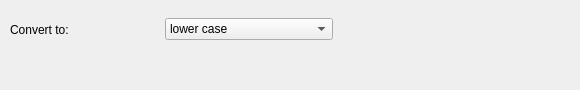
<?xml version="1.0" encoding="UTF-8"?>
<ui version="4.0">
 <class>TransformOperator_Case</class>
 <widget class="QWidget" name="TransformOperator_Case">
  <property name="geometry">
   <rect>
    <x>0</x>
    <y>0</y>
    <width>580</width>
    <height>90</height>
   </rect>
  </property>
  <property name="sizePolicy">
   <sizepolicy hsizetype="Preferred" vsizetype="Minimum">
    <horstretch>0</horstretch>
    <verstretch>0</verstretch>
   </sizepolicy>
  </property>
  <property name="windowTitle">
   <string>Form</string>
  </property>
  <widget class="QWidget" name="">
   <property name="geometry">
    <rect>
     <x>10</x>
     <y>10</y>
     <width>323</width>
     <height>39</height>
    </rect>
   </property>
   <layout class="QHBoxLayout" name="horizontalLayout">
    <item>
     <widget class="QLabel" name="label_ConvertTo">
      <property name="text">
       <string>Convert to:</string>
      </property>
     </widget>
    </item>
    <item>
     <widget class="QComboBox" name="modeComboBox">
      <item>
       <property name="text">
        <string>lower case</string>
       </property>
      </item>
      <item>
       <property name="text">
        <string>UPPER CASE</string>
       </property>
      </item>
      <item>
       <property name="text">
        <string>Title Case</string>
       </property>
      </item>
      <item>
       <property name="text">
        <string>First character uppercase</string>
       </property>
      </item>
     </widget>
    </item>
   </layout>
  </widget>
 </widget>
 <resources/>
 <connections/>
</ui>
